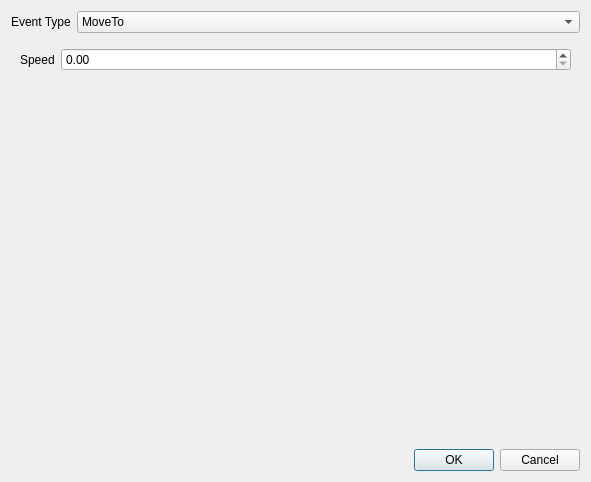
<?xml version="1.0" encoding="UTF-8"?>
<ui version="4.0">
 <class>eventDialog</class>
 <widget class="QDialog" name="eventDialog">
  <property name="geometry">
   <rect>
    <x>0</x>
    <y>0</y>
    <width>591</width>
    <height>482</height>
   </rect>
  </property>
  <property name="windowTitle">
   <string>Add/Edit event</string>
  </property>
  <layout class="QVBoxLayout" name="verticalLayout">
   <item>
    <layout class="QHBoxLayout" name="horizontalLayout">
     <item>
      <widget class="QLabel" name="label">
       <property name="sizePolicy">
        <sizepolicy hsizetype="Fixed" vsizetype="Preferred">
         <horstretch>0</horstretch>
         <verstretch>0</verstretch>
        </sizepolicy>
       </property>
       <property name="text">
        <string>Event Type</string>
       </property>
      </widget>
     </item>
     <item>
      <widget class="QComboBox" name="cbCmd">
       <item>
        <property name="text">
         <string>MoveTo</string>
        </property>
       </item>
       <item>
        <property name="text">
         <string>StopMoving</string>
        </property>
       </item>
       <item>
        <property name="text">
         <string>StartFiring</string>
        </property>
       </item>
       <item>
        <property name="text">
         <string>StopFiring</string>
        </property>
       </item>
       <item>
        <property name="text">
         <string>Delay</string>
        </property>
       </item>
       <item>
        <property name="text">
         <string>Destroy</string>
        </property>
       </item>
       <item>
        <property name="text">
         <string>ExitScreen</string>
        </property>
       </item>
       <item>
        <property name="text">
         <string>Repeat</string>
        </property>
       </item>
      </widget>
     </item>
    </layout>
   </item>
   <item>
    <widget class="QStackedWidget" name="stackedControls">
     <property name="currentIndex">
      <number>1</number>
     </property>
     <widget class="QWidget" name="pageMoveTo">
      <layout class="QVBoxLayout" name="verticalLayout_2">
       <item>
        <widget class="QLabel" name="label_12">
         <property name="text">
          <string>Speed</string>
         </property>
        </widget>
       </item>
       <item>
        <widget class="QDoubleSpinBox" name="sbMoveSpeed">
         <property name="singleStep">
          <double>0.100000000000000</double>
         </property>
         <property name="value">
          <double>0.000000000000000</double>
         </property>
        </widget>
       </item>
       <item>
        <widget class="QLabel" name="label_11">
         <property name="text">
          <string>Target</string>
         </property>
        </widget>
       </item>
       <item>
        <widget class="QComboBox" name="cbMoveTarget">
         <item>
          <property name="text">
           <string>POINT</string>
          </property>
         </item>
         <item>
          <property name="text">
           <string>PLAYER_INITIAL</string>
          </property>
         </item>
         <item>
          <property name="text">
           <string>PLAYER_FOLLOW</string>
          </property>
         </item>
         <item>
          <property name="text">
           <string>DIRECTION</string>
          </property>
         </item>
         <item>
          <property name="text">
           <string>SINE</string>
          </property>
         </item>
        </widget>
       </item>
       <item>
        <widget class="QStackedWidget" name="stackedMoveTarget">
         <property name="autoFillBackground">
          <bool>false</bool>
         </property>
         <property name="frameShape">
          <enum>QFrame::Shape::NoFrame</enum>
         </property>
         <property name="frameShadow">
          <enum>QFrame::Shadow::Plain</enum>
         </property>
         <property name="currentIndex">
          <number>1</number>
         </property>
         <widget class="QWidget" name="page_2"/>
         <widget class="QWidget" name="page">
          <layout class="QFormLayout" name="formLayout_4">
           <property name="fieldGrowthPolicy">
            <enum>QFormLayout::FieldGrowthPolicy::AllNonFixedFieldsGrow</enum>
           </property>
           <item row="0" column="0">
            <widget class="QLabel" name="label_2">
             <property name="text">
              <string>X</string>
             </property>
            </widget>
           </item>
           <item row="0" column="1">
            <widget class="QDoubleSpinBox" name="sbMoveX">
             <property name="maximum">
              <double>640.000000000000000</double>
             </property>
            </widget>
           </item>
           <item row="1" column="0">
            <widget class="QLabel" name="label_3">
             <property name="text">
              <string>Y</string>
             </property>
            </widget>
           </item>
           <item row="1" column="1">
            <widget class="QDoubleSpinBox" name="sbMoveY">
             <property name="maximum">
              <double>480.000000000000000</double>
             </property>
            </widget>
           </item>
          </layout>
         </widget>
         <widget class="QWidget" name="page_3">
          <layout class="QFormLayout" name="formLayout_5">
           <item row="0" column="0">
            <widget class="QLabel" name="label_4">
             <property name="text">
              <string>Angle</string>
             </property>
            </widget>
           </item>
           <item row="0" column="1">
            <widget class="QSpinBox" name="sbDirectionAngle">
             <property name="maximum">
              <number>360</number>
             </property>
            </widget>
           </item>
           <item row="1" column="0">
            <widget class="QLabel" name="label_10">
             <property name="text">
              <string>Angle Step</string>
             </property>
            </widget>
           </item>
           <item row="1" column="1">
            <widget class="QSpinBox" name="sbDirectionAngleStep">
             <property name="maximum">
              <number>360</number>
             </property>
            </widget>
           </item>
           <item row="2" column="0">
            <widget class="QLabel" name="label_13">
             <property name="text">
              <string>Duration</string>
             </property>
            </widget>
           </item>
           <item row="2" column="1">
            <widget class="QSpinBox" name="sbDirectionDuration">
             <property name="maximum">
              <number>1000000</number>
             </property>
            </widget>
           </item>
          </layout>
         </widget>
         <widget class="QWidget" name="page_4">
          <layout class="QFormLayout" name="formLayout">
           <item row="1" column="1">
            <widget class="QSpinBox" name="sbSineAngle">
             <property name="maximum">
              <number>360</number>
             </property>
            </widget>
           </item>
           <item row="1" column="0">
            <widget class="QLabel" name="label_5">
             <property name="text">
              <string>Angle</string>
             </property>
            </widget>
           </item>
           <item row="2" column="0">
            <widget class="QLabel" name="label_7">
             <property name="text">
              <string>Period</string>
             </property>
            </widget>
           </item>
           <item row="2" column="1">
            <widget class="QDoubleSpinBox" name="sbSinePeriod">
             <property name="maximum">
              <double>300.000000000000000</double>
             </property>
             <property name="singleStep">
              <double>0.100000000000000</double>
             </property>
            </widget>
           </item>
           <item row="3" column="0">
            <widget class="QLabel" name="label_8">
             <property name="text">
              <string>Amplitude</string>
             </property>
            </widget>
           </item>
           <item row="3" column="1">
            <widget class="QDoubleSpinBox" name="sbSineAmplitude">
             <property name="maximum">
              <double>1000.000000000000000</double>
             </property>
            </widget>
           </item>
           <item row="4" column="0">
            <widget class="QLabel" name="label_9">
             <property name="text">
              <string>Duration</string>
             </property>
            </widget>
           </item>
           <item row="4" column="1">
            <widget class="QSpinBox" name="sbSineDuration">
             <property name="maximum">
              <number>1000000</number>
             </property>
            </widget>
           </item>
          </layout>
         </widget>
        </widget>
       </item>
      </layout>
     </widget>
     <widget class="QWidget" name="pageExitScreen">
      <layout class="QFormLayout" name="formLayout_6">
       <item row="0" column="0">
        <widget class="QLabel" name="label_16">
         <property name="text">
          <string>Speed</string>
         </property>
        </widget>
       </item>
       <item row="0" column="1">
        <widget class="QDoubleSpinBox" name="sbExitScreenSpeed">
         <property name="singleStep">
          <double>0.100000000000000</double>
         </property>
        </widget>
       </item>
      </layout>
     </widget>
     <widget class="QWidget" name="pageRepeat">
      <layout class="QFormLayout" name="formLayout_2">
       <item row="0" column="0">
        <widget class="QLabel" name="label_14">
         <property name="text">
          <string>Repeats</string>
         </property>
        </widget>
       </item>
       <item row="0" column="1">
        <widget class="QSpinBox" name="sbRepeat">
         <property name="maximum">
          <number>65534</number>
         </property>
        </widget>
       </item>
       <item row="1" column="0">
        <widget class="QLabel" name="label_15">
         <property name="text">
          <string>Target Event</string>
         </property>
        </widget>
       </item>
       <item row="1" column="1">
        <widget class="QSpinBox" name="sbRepeatTarget">
         <property name="maximum">
          <number>10000</number>
         </property>
        </widget>
       </item>
      </layout>
     </widget>
     <widget class="EmitterSettings" name="pageStartFiring"/>
     <widget class="QWidget" name="pageDelay">
      <layout class="QFormLayout" name="formLayout_3">
       <item row="0" column="0">
        <widget class="QLabel" name="label_6">
         <property name="text">
          <string>Delay (ms)</string>
         </property>
        </widget>
       </item>
       <item row="0" column="1">
        <widget class="QSpinBox" name="sbDelay">
         <property name="maximum">
          <number>100000</number>
         </property>
        </widget>
       </item>
      </layout>
     </widget>
    </widget>
   </item>
   <item>
    <widget class="QDialogButtonBox" name="buttonBox">
     <property name="orientation">
      <enum>Qt::Orientation::Horizontal</enum>
     </property>
     <property name="standardButtons">
      <set>QDialogButtonBox::StandardButton::Cancel|QDialogButtonBox::StandardButton::Ok</set>
     </property>
    </widget>
   </item>
  </layout>
 </widget>
 <customwidgets>
  <customwidget>
   <class>EmitterSettings</class>
   <extends>QWidget</extends>
   <header>widgets/emittersettings.h</header>
   <container>1</container>
  </customwidget>
 </customwidgets>
 <resources/>
 <connections>
  <connection>
   <sender>buttonBox</sender>
   <signal>accepted()</signal>
   <receiver>eventDialog</receiver>
   <slot>accept()</slot>
   <hints>
    <hint type="sourcelabel">
     <x>248</x>
     <y>254</y>
    </hint>
    <hint type="destinationlabel">
     <x>157</x>
     <y>274</y>
    </hint>
   </hints>
  </connection>
  <connection>
   <sender>buttonBox</sender>
   <signal>rejected()</signal>
   <receiver>eventDialog</receiver>
   <slot>reject()</slot>
   <hints>
    <hint type="sourcelabel">
     <x>316</x>
     <y>260</y>
    </hint>
    <hint type="destinationlabel">
     <x>286</x>
     <y>274</y>
    </hint>
   </hints>
  </connection>
 </connections>
</ui>
